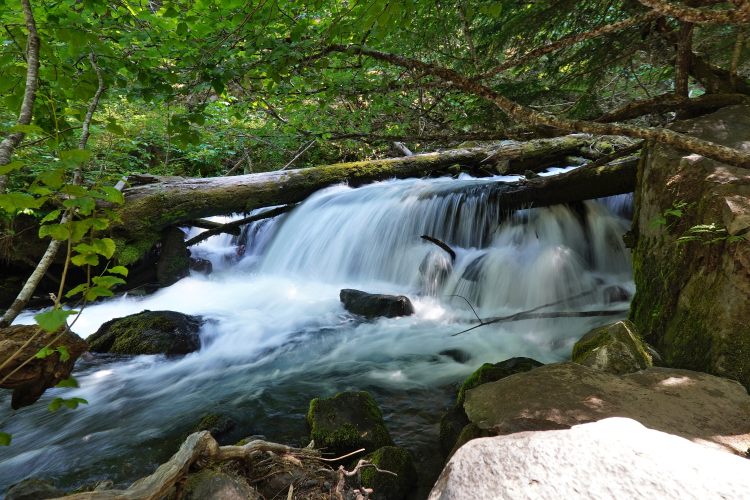
#> input picture output_target_image.jpg, 1500 x 1000 px (shown at 1/2 size); its folder holds 3 pictures in this run
$ jupyter execute --allow-errors main.ipynb
#> lines starting #> are read from the running program, lines starting #| are printed output that depends on the picture
[cell 1]
import pathlib
import json
import os
import math
import random
import numpy as np
import cv2
from PIL import Image, ExifTags, ImageEnhance, ImageOps
from concurrent.futures import ThreadPoolExecutor, as_completed

[cell 2]
def get_average_color(img):
    average_color = np.average(np.average(img, axis=0), axis=0)
    average_color = np.around(average_color, decimals=-1)
    average_color = tuple(int(i) for i in average_color)
    return average_color

def get_closest_color(color, colors):
    cr, cg, cb = color

    min_difference = float("inf")
    closest_color = None
    for c in colors:
        r, g, b = eval(c)
        difference = math.sqrt((r - cr) ** 2 + (g - cg) ** 2 + (b - cb) ** 2)
        if difference < min_difference:
            min_difference = difference
            closest_color = eval(c)

    return closest_color

# [133 lines left out: functions crop_to_square_center, correct_orientation, change_directory, apply_cool_filter, apply_vintage_filter, apply_sepia and 4 more, not called in this run]

# Separate function to process a single tile
def process_tile(tile, img, data, tile_width, tile_height):
    y0, y1, x0, x1 = tile

    # Check if the tile dimensions are valid
    if y1 <= y0 or x1 <= x0:
        print(f"Invalid tile dimensions: {tile}")
        return tile, None

    try:
        # Extract the part of the image that corresponds to the current tile
        tile_img = img[y0:y1, x0:x1].copy()

        # Ensure there are pixels in the tile before processing
        if tile_img.size == 0:
            print(f"Empty tile: {tile}")
            return tile, None

        # Get the average color and closest color for the current tile
        average_color = get_average_color(tile_img)

        # Ensure that average_color is valid
        if average_color is None:
            print(f"Could not determine average color for tile {tile}")
            return tile, None

        closest_color = get_closest_color(average_color, data.keys())

        # Ensure that a closest color is found
        if closest_color is None:
            print(f"No closest color found for average color {average_color}")
            return tile, None

        # Choose a random image path from the data and read the image
        i_path = random.choice(data[str(closest_color)])
        i = cv2.imread(i_path)

        # Ensure the image is read correctly
        if i is None:
            print(f"Failed to read image from path: {i_path}")
            return tile, None

        # Resize the image to fit the tile size
        i_resized = cv2.resize(i, (tile_width, tile_height))

        # Replace the content of the tile with the new image
        img[y0:y1, x0:x1] = i_resized

    except Exception as e:
        print(f"Error processing tile {tile}: {e}")
        return tile, None

    return tile, img[y0:y1, x0:x1]

# Function to initialize default settings
def initialize_default_settings():
    return {
        "include_no_filter": True,
        "apply_grayscale_filter": False,
        "apply_sepia_filter": False,
        "apply_cool_filter": False,
        "apply_vintage_filter": False,
        "apply_red_filter": False,
        "apply_green_filter": False,
        "apply_blue_filter": False,
        "stored_tile_size_in_px" : 50
    }

# Function to write settings to a JSON file
# Example usage:
# settings_to_write = {"apply_sepia_filter": True}
# write_settings(settings_to_write)
# [7 lines left out: function write_settings, not called in this run]

# Function to read settings from a JSON file
def read_settings(file_path='settings.json'):
    default_settings = initialize_default_settings()

    try:
        with open(file_path, 'r') as file:
            file_settings = json.load(file)
            default_settings.update(file_settings)
    except FileNotFoundError:
        pass

    return default_settings

# Set of functions to confirm image list has not changed
def get_input_image_list(folder_path):
    file_list = []

    for root, dirs, files in os.walk(folder_path):
        for file in files:
            file_list.append(file)

    return file_list

def save_input_image_list_to_json(file_list, file_check_json):
    if file_check_json not in os.listdir():
        with open(file_check_json, "w") as new_check_file:
            json.dump(file_list, new_check_file, indent=2, sort_keys=True)

def get_cached_file_list(file_path):
    with open(file_path, "r") as f:
        return json.load(f)

def get_input_image_path_list(folder_path):
    file_list = []

    # Supported image file extensions
    extensions = ["*.jpg"]

    for extension in extensions:
        file_list.extend(folder_path.rglob(extension))

    return [str(file) for file in file_list]

[cell 3]
# Mosaic Settings
tile_height_in_px = 50 # Creating the mosaic with smaller tiles effectively "increases" the resolution of the whole image, but it will be harder to see the individual tiles
output_image_height_in_px = 1500 # Increasing the output image size might be important if printing size is large
stored_tile_size_in_px = 50 # Storing smaller tiles will reduce the harddrive space required, but this will be the maximum resolution for each tile

# Tile filter settings - including different filters might give you more variations in which tiles are chosen, but will increase required harddrive space
tile_settings_to_write = {"include_no_filter": True,
                          "apply_grayscale_filter": False,
                          "apply_sepia_filter": False,
                          "apply_cool_filter": False,
                          "apply_vintage_filter": False,
                          "apply_red_filter": False,
                          "apply_green_filter": False,
                          "apply_blue_filter": False,
                          "stored_tile_size_in_px": stored_tile_size_in_px}

# Folders
input_images_folder_name = 'input_images'
tile_images_folder_name = 'tiles'

# Files
output_target_image_name = 'output_target_image.jpg'
output_image_name = 'output.jpg'
tile_filter_settings_file = 'settings.json'
file_check_json = 'filecheck.json'
tile_avg_color_cache_json = 'cache.json'

[cell 4]
tile_settings_changed = False
tile_settings = read_settings(tile_filter_settings_file)

if tile_settings_to_write != tile_settings:
  tile_settings_changed = True
  write_settings(tile_settings_to_write)

[cell 5]
input_imgs_dir = pathlib.Path(input_images_folder_name)

current_file_list = get_input_image_list(input_imgs_dir)

# Check if there are images in the input folder
if len(current_file_list) == 0:
  print(f"Error - no images in {input_imgs_dir}, or destination folder does not exist.")

[cell 6]
file_list_updated = True

# Check if input images have been added or removed
if pathlib.Path(file_check_json).exists():
  prior_file_list = get_cached_file_list(file_check_json)
  if current_file_list == prior_file_list:
    file_list_updated = False
  else:
    save_input_image_list_to_json(current_file_list, file_check_json)
else:
  save_input_image_list_to_json(current_file_list, file_check_json)

[cell 7]
# Check if the tile list needs an update (if file list changed, if tile folder is empty, or if tile settings changed)
tile_list_empty = False
existing_tile_height_in_px = 0
tile_imgs_dir = pathlib.Path(tile_images_folder_name)
input_image_path_list = get_input_image_path_list(input_imgs_dir)

#> (the rest of this cell did not finish here and is left out)

[cell 8]
tile_list_updated = False

#> (the rest of this cell did not finish here and is left out)

[cell 9]
if not pathlib.Path(tile_avg_color_cache_json).exists() or tile_list_updated:
    print("Caching average color for each tile. This may take a while.")
    tile_images = list(tile_imgs_dir.glob("*.jpg"))
    data = {}

    for img_path in tile_images:
        img = cv2.imread(str(img_path))
        average_color = get_average_color(img)
        if str(tuple(average_color)) in data:
            data[str(tuple(average_color))].append(str(img_path))
        else:
            data[str(tuple(average_color))] = [str(img_path)]
    with open(tile_avg_color_cache_json, "w") as file:
        json.dump(data, file, indent=2, sort_keys=True)
    print("Average colors cached.")

[cell 10]
# Load average colors for each tile
with open(tile_avg_color_cache_json, "r") as file:
#> (reads cache.json from the repository)
    data = json.load(file)

# Read target image for mosaic
if pathlib.Path(output_target_image_name).exists():
    img = cv2.imread(output_target_image_name)
#> img is the input picture: shape (1000, 1500, 3); mean B, G, R 75.2, 95, 84
else:
    print(f"Error - {output_target_image_name} does not exist")

[cell 11]
# Set final image size
img_height_orig, img_width_orig, _ = img.shape
#> img_height_orig = 1000; img_width_orig = 1500
output_image_width_in_px = round(img_width_orig / img_height_orig * output_image_height_in_px)
#> output_image_width_in_px = 2250

img_resized = cv2.resize(img, (output_image_width_in_px, output_image_height_in_px))

# Set tile sizes
tile_height, tile_width = tile_height_in_px, tile_height_in_px
num_tiles_h, num_tiles_w = output_image_height_in_px // tile_height, output_image_width_in_px // tile_width
#> num_tiles_h = 30; num_tiles_w = 45
img_resized = img_resized[:tile_height * num_tiles_h, :tile_width * num_tiles_w]

[cell 12]
tiles = []
for y in range(0, output_image_height_in_px, tile_height):
    for x in range(0, output_image_width_in_px, tile_width):
        tiles.append((y, y + tile_height, x, x + tile_width))

[cell 13]
print("Creating image. This may take a while, depending on how large the output image needs to be (bigger images take more time) and how small the tiles need to be (smaller tiles take more time, as more are needed).")
# Prepare arguments for each tile processing
args = [(tile, img_resized, data, tile_width, tile_height) for tile in tiles]
#> args = 1350 items

# Use ThreadPoolExecutor to process tiles in parallel
results = {}
with ThreadPoolExecutor(max_workers=4) as executor:
    future_to_tile = {executor.submit(process_tile, *arg): arg[0] for arg in args}
#> in get_average_color, `average_color = np.average(np.average(img, axis=0), axis=0)`: average_color = [14.13, 117, 65.86]
#> in get_average_color, `average_color = np.around(average_color, decimals=-1)`: average_color = [10, 120, 70]
#> in get_average_color, `average_color = tuple(int(i) for i in average_color)`: average_color = (10, 120, 70)
#> in get_closest_color, `cr, cg, cb = color`: cr = 10; cg = 120; cb = 70
#> the loop in get_closest_color, `for c in colors:` made 1271 passes
#> (difference, min_difference) on passes 1, 2, 3, 7, 11, 628: (134.5, 134.5), (121.2, 121.2), (104.9, 104.9), (30, 30), (28.28, 28.28), (24.49, 24.49)
#> difference on passes 4, 5, 6, 8, 9, 10: 125.3, 120.8, 117, 90, 44.72, 63.25
#> after the loop in get_closest_color, `for c in colors:`: closest_color = (20, 110, 90); min_difference = 24.49
#> in process_tile, `closest_color = get_closest_color(average_color, data.keys())`: closest_color = (20, 110, 90)
#> in process_tile, `i_path = random.choice(data[str(closest_color)])`: i_path = 'animals\\hummingbird\\66c033e405.jpg'
#| Failed to read image from path: animals\hummingbird\66c033e405.jpg
#> the loop in get_closest_color (call 2), `for c in colors:` made 1271 passes
#> (difference, min_difference) on passes 1, 2, 3, 7, 627, 628, 768, 817: (136.4, 136.4), (123.3, 123.3), (106.3, 106.3), (37.42, 37.42), (30, 30), (22.36, 22.36), (14.14, 14.14), (10, 10)
#> difference on passes 4, 5, 6, 8, 9, 10: 125.7, 120.4, 115.8, 86.02, 51.96, 65.57
#| Failed to read image from path: animals\fly\6ebdafaf48.jpg
#| Failed to read image from path: animals\hummingbird\66c033e405.jpg
#| Failed to read image from path: animals\hummingbird\2fbb266598.jpg
#| Failed to read image from path: animals\hummingbird\2fbb266598.jpg
#| Failed to read image from path: animals\ladybugs\62bde354fa.jpg
#| Failed to read image from path: animals\hummingbird\2fbb266598.jpg
#> in process_tile (call 8), `tile_img = img[y0:y1, x0:x1].copy()`:
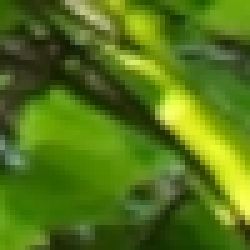
#> tile_img: shape (50, 50, 3) (shown 5 times larger); mean B, G, R 23.3, 117.1, 84.2
#> in process_tile (call 8), `average_color = get_average_color(tile_img)`: average_color = (20, 120, 80)
#> in process_tile (call 8), `closest_color = get_closest_color(average_color, data.keys())`: closest_color = (20, 110, 90)
#> in process_tile (call 8), `i_path = random.choice(data[str(closest_color)])`: i_path = 'animals\\hummingbird\\66c033e405.jpg'
#| Failed to read image from path: animals\hummingbird\66c033e405.jpg
#> in process_tile (call 9), `tile_img = img[y0:y1, x0:x1].copy()`:
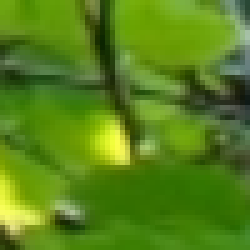
#> tile_img: shape (50, 50, 3) (shown 5 times larger); mean B, G, R 25.3, 130.4, 87
#> in process_tile (call 9), `average_color = get_average_color(tile_img)`: average_color = (30, 130, 90)
#| Failed to read image from path: animals\sparrow\ff10ec6344.jpg
#| Failed to read image from path: animals\ladybugs\45c2b32931.jpg
#| Failed to read image from path: animals\hummingbird\2fbb266598.jpg
#| Failed to read image from path: animals\hummingbird\66c033e405.jpg
#| Failed to read image from path: animals\hummingbird\2fbb266598.jpg
#| Failed to read image from path: animals\hummingbird\2fbb266598.jpg
#| Failed to read image from path: animals\hummingbird\2fbb266598.jpg
#| Failed to read image from path: animals\hummingbird\2fbb266598.jpg
#| Failed to read image from path: animals\hummingbird\2fbb266598.jpg
#| Failed to read image from path: animals\hummingbird\2fbb266598.jpg
#| Failed to read image from path: animals\grasshopper\7ca4e96562.jpg
#| Failed to read image from path: animals\fly\6ebdafaf48.jpg
#| Failed to read image from path: animals\fly\6ebdafaf48.jpg
#| Failed to read image from path: animals\hummingbird\2fbb266598.jpg
#| Failed to read image from path: animals\hummingbird\2fbb266598.jpg
#| Failed to read image from path: animals\ladybugs\62bde354fa.jpg
#| Failed to read image from path: animals\ladybugs\62bde354fa.jpg
#| Failed to read image from path: animals\bee\14a1eaf657.jpg
#| Failed to read image from path: animals\snake\874e35fa86.jpg
#| Failed to read image from path: animals\snake\874e35fa86.jpg
#| Failed to read image from path: animals\ladybugs\62bde354fa.jpg
#| Failed to read image from path: animals\fly\0e191b4289.jpg
#| Failed to read image from path: animals\gorilla\3b0cccc4e1.jpg
#| Failed to read image from path: animals\caterpillar\3e513ad8e6.jpg
#> in process_tile (call 33), `tile_img = img[y0:y1, x0:x1].copy()`:
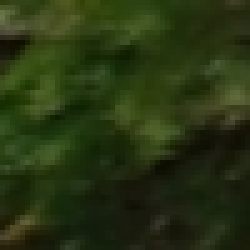
#> tile_img: shape (50, 50, 3) (shown 5 times larger); mean B, G, R 18.1, 51.9, 39.4
#| Failed to read image from path: animals\gorilla\3b0cccc4e1.jpg
#> in process_tile (call 34), `tile_img = img[y0:y1, x0:x1].copy()`:
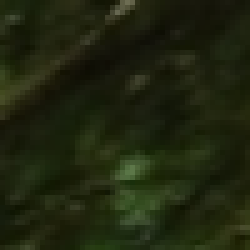
#> tile_img: shape (50, 50, 3) (shown 5 times larger); mean B, G, R 15, 37, 31.2
#| Failed to read image from path: animals\moth\30fb70cb93.jpg
#> in process_tile (call 35), `tile_img = img[y0:y1, x0:x1].copy()`:
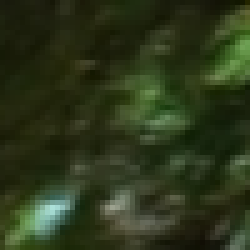
#> tile_img: shape (50, 50, 3) (shown 5 times larger); mean B, G, R 27, 54.6, 44.5
#| Failed to read image from path: animals\leopard\0dcd51602e.jpg
#> in process_tile (call 36), `tile_img = img[y0:y1, x0:x1].copy()`:
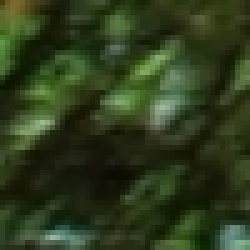
#> tile_img: shape (50, 50, 3) (shown 5 times larger); mean B, G, R 29, 60, 46.1
#| Failed to read image from path: animals\grasshopper\12bead22e8.jpg
#> in process_tile (call 37), `tile_img = img[y0:y1, x0:x1].copy()`:
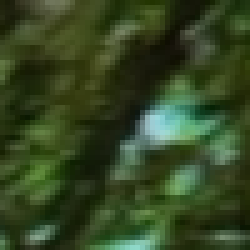
#> tile_img: shape (50, 50, 3) (shown 5 times larger); mean B, G, R 35.5, 70.5, 52.6
#| Failed to read image from path: animals\antelope\27a5369441.jpg
#> in process_tile (call 38), `tile_img = img[y0:y1, x0:x1].copy()`:
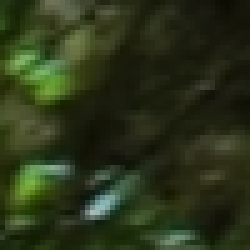
#> tile_img: shape (50, 50, 3) (shown 5 times larger); mean B, G, R 25.7, 52.5, 43.3
#| Failed to read image from path: animals\leopard\0dcd51602e.jpg
#> in process_tile (call 39), `tile_img = img[y0:y1, x0:x1].copy()`:
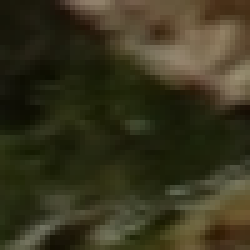
#> tile_img: shape (50, 50, 3) (shown 5 times larger); mean B, G, R 30.4, 52.7, 56
#| Failed to read image from path: animals\badger\378aa5cc58.jpg
#> in process_tile (call 40), `tile_img = img[y0:y1, x0:x1].copy()`:
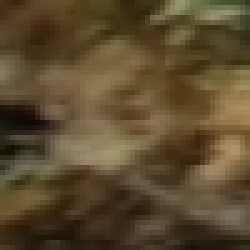
#> tile_img: shape (50, 50, 3) (shown 5 times larger); mean B, G, R 46.1, 74.7, 91.5
#| Failed to read image from path: animals\leopard\1dc348f0f4.jpg
    for future in as_completed(future_to_tile):
        tile, result = future.result()
        if result is not None:
            y0, y1, x0, x1 = tile
            img_resized[y0:y1, x0:x1] = result

# Write the final image to a file
cv2.imwrite(output_image_name, img_resized)
print(f"{output_image_name} created.")
